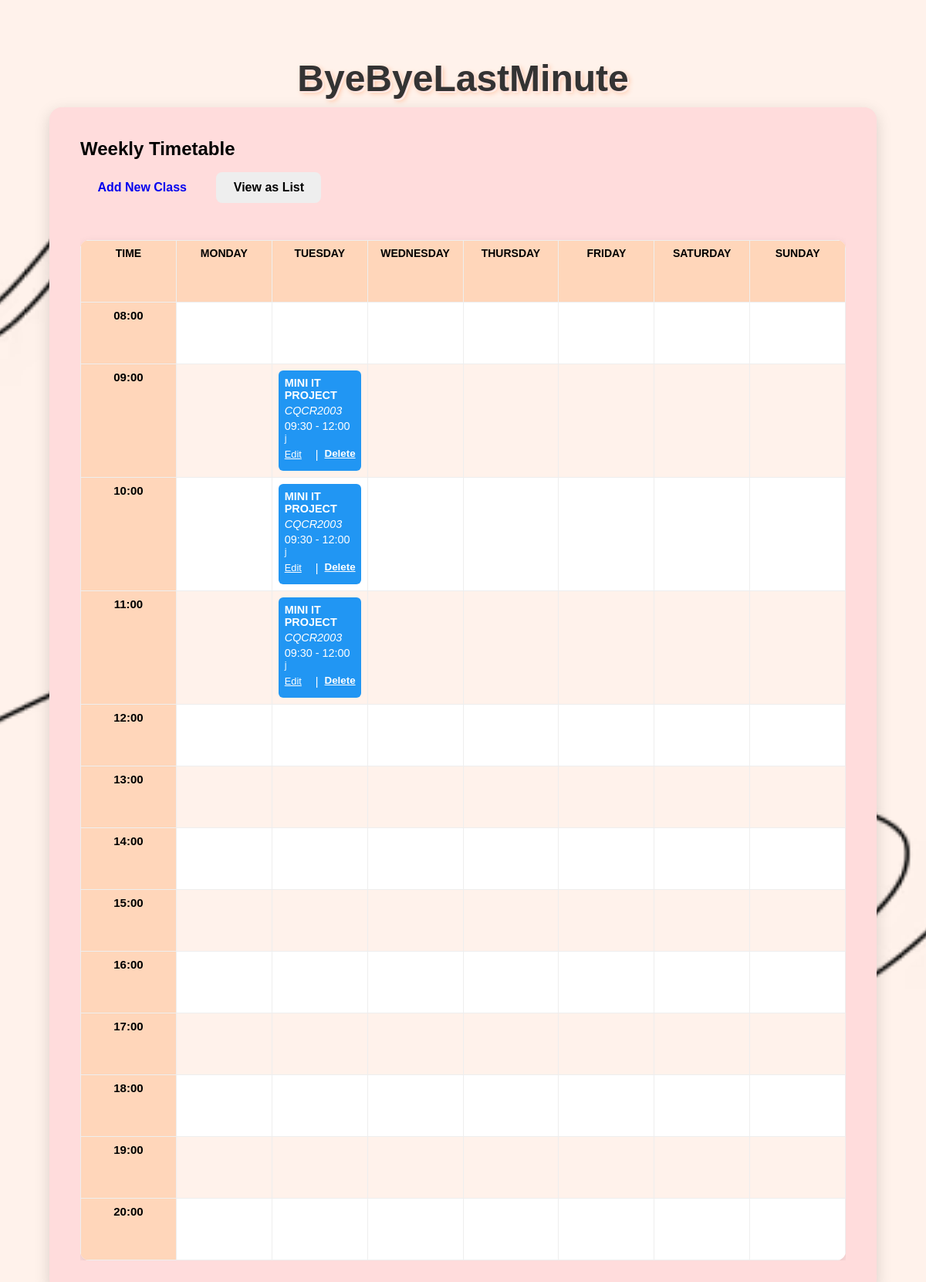
Page /timetable on the committed database.
### tables this page shows
CREATE TABLE classes (
                id INTEGER PRIMARY KEY AUTOINCREMENT,
                name TEXT NOT NULL,
                day TEXT NOT NULL,
                start_time TEXT NOT NULL,
                end_time TEXT NOT NULL,
                location TEXT NOT NULL,
                notes TEXT
            );

### app.py (the view)
@app.route('/timetable')
def timetable():
    conn = get_db_connection()
    classes = conn.execute("SELECT * FROM classes").fetchall()
    conn.close()
    start = datetime.strptime("08:00", "%H:%M")
    end = datetime.strptime("20:00", "%H:%M")
    time_slots = []
    while start <= end:
        time_slots.append(start.strftime("%H:%M"))
        start += timedelta(hours=1)
    class_map = {day: {slot: [] for slot in time_slots} for day in
                 ['Monday','Tuesday','Wednesday','Thursday','Friday','Saturday','Sunday']}
    for c in classes:
        s_time = datetime.strptime(c['start_time'], "%H:%M")
        e_time = datetime.strptime(c['end_time'], "%H:%M")
        for slot in time_slots:
            slot_start = datetime.strptime(slot, "%H:%M")
            slot_end = slot_start + timedelta(hours=1)
            if s_time < slot_end and e_time > slot_start:
                class_map[c['day']][slot].append({
                    'id': c['id'],
                    'name': c['name'],
                    'start_time': c['start_time'],
                    'end_time': c['end_time'],
                    'location': c['location'],
                    'notes': c['notes']
                })
    return render_template('timetable.html',
                           time_slots=time_slots,
                           class_map=class_map)

### app.py (called while the page is built)
def get_db_connection():
    conn = sqlite3.connect(DB_NAME, timeout=10)
    conn.row_factory = sqlite3.Row
    return conn

### templates/timetable.html
{% extends "base.html" %}
{% block content %}
<h2>Weekly Timetable</h2>
<div class="actions">
    <a href="{{ url_for('add_class') }}" class="button">Add New Class</a>
    <a href="{{ url_for('index') }}" class="button secondary">View as List</a>
</div>
<div class="timetable">
    <table>
        <thead>
            <tr>
                <th>Time</th>
                <th>Monday</th>
                <th>Tuesday</th>
                <th>Wednesday</th>
                <th>Thursday</th>
                <th>Friday</th>
                <th>Saturday</th>
                <th>Sunday</th>
            </tr>
        </thead>
        <tbody>
            {% for slot in time_slots %}
            <tr>
                <td class="time-header">{{ slot }}</td>
                {% for day in ['Monday','Tuesday','Wednesday','Thursday','Friday','Saturday','Sunday'] %}
                <td>
                    {% for c in class_map[day][slot] %}
                        <div class="class-event {{ day|lower }}">
                            <div class="class-name">{{ c.name }}</div>
                            <div class="class-location">{{ c.location }}</div>
                            <div class="class-time">{{ c.start_time }} - {{ c.end_time }}</div>
                            {% if c.notes %}
                            <div class="class-notes">{{ c.notes }}</div>
                            {% endif %}
                            <div class="class-actions" style="position: relative;">
                                <a href="{{ url_for('edit_class', class_id=c.id) }}" style="margin-right: 10px;">Edit</a> |
                                <form action="{{ url_for('delete_class', class_id=c.id) }}" method="POST" style="display:inline; position: relative; top: -2px;">
                                    <button type="submit" onclick="return confirm('Are you sure?')"
                                        style="background:none;border:none;color:#fff;text-decoration:underline;cursor:pointer;font: size 0.8rem;padding:0;margin: 0;" onclick="return confirm('Are you sure?')">Delete</button>
                                </form>
                            </div>
                        </div>
                    {% endfor %}
                </td>
                {% endfor %}
            </tr>
            {% endfor %}
        </tbody>
    </table>
</div>
{% endblock %}

### static/style.css (style rules this page uses)
* { margin: 0; padding: 0; box-sizing: border-box; }
html, body { height: 100%; font-family: Arial, sans-serif; background-color: #FFF2EB; background-image: url("Dashboard Background Image.jpg"), url("Dashboard Background Image.avif"); background-repeat: no-repeat; background-size: cover; background-position: center; background-attachment: fixed; color: #000; padding: 2rem; }
h1, h2 { margin-bottom: 1rem; color: #000; }
form { display: grid; gap: 1.5rem; }
.actions { grid-column: span 2; display: flex; gap: 1rem; margin-top: 0.5rem; }
button { padding: 0.7rem 1.4rem; border-radius: 8px; border: none; font-weight: 600; cursor: pointer; transition: background 0.3s; }
button[type="submit"] { background: #ff8c66; color: #fff; }
.actions { margin-bottom: 1.5rem; }
.button { display: inline-block; padding: 0.7rem 1.4rem; border-radius: 8px; border: none; font-weight: 600; cursor: pointer; transition: background 0.3s; text-decoration: none; text-align: center; }
.button.secondary { background: #eee; color: #000; }
table { width: 100%; border-collapse: collapse; margin-top: 1rem; background: #fff; border-radius: 12px; overflow: hidden; box-shadow: 0 4px 12px rgba(0,0,0,0.1); font-size: 15px; }
thead { background: #FFD6BA; color: #000; text-transform: uppercase; font-weight: bold; font-size: 14px; }
th, td { padding: 12px 16px; text-align: left; border-bottom: 1px solid #eee; }
tbody tr:nth-child(even) { background: #FFF2EB; }
.timetable { margin-top: 2rem; overflow-x: auto; }
.timetable table { width: 100%; border-collapse: collapse; table-layout: fixed; }
.timetable th, .timetable td { border: 1px solid #eee; padding: 8px; vertical-align: top; height: 80px; }
.timetable th { background-color: #FFD6BA; text-align: center; font-weight: bold; }
.time-header { background-color: #FFD6BA; font-weight: bold; text-align: center; width: 80px; }
.class-event { background-color: #ff8c66; color: white; padding: 8px; border-radius: 6px; margin-bottom: 5px; font-size: 0.9rem; height: 100%; }
.class-name { font-weight: bold; margin-bottom: 4px; }
.class-location { font-style: italic; margin-bottom: 4px; }
.class-notes { font-size: 0.8rem; opacity: 0.9; }
.class-actions { margin-top: 6px; display: flex; gap: 0.5rem; justify-content: flex-start; background: transparent; }
.class-actions a { color: #fff; text-decoration: underline; font-size: 0.8rem; }
.class-event.tuesday { background-color: #2196F3; }

### rows in the picture
classes: name "MINI IT PROJECT", location "CQCR2003", start_time "09:30", end_time "12:00", notes "j"

### other values in the picture
{{ slot }} "08:00" "09:00" "10:00" "11:00" "12:00" "13:00" "14:00" "15:00" "16:00" "17:00" "18:00" "19:00" "20:00"
